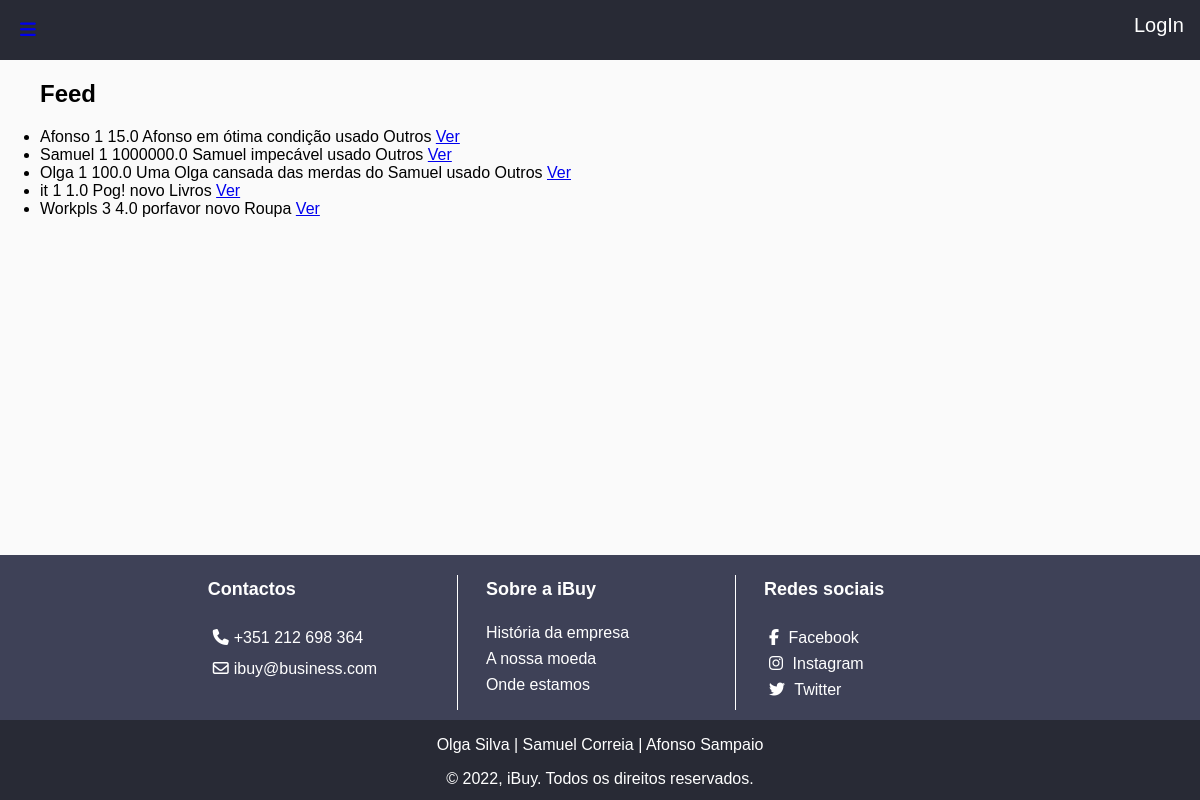
The app's page /ibuy/, older data.
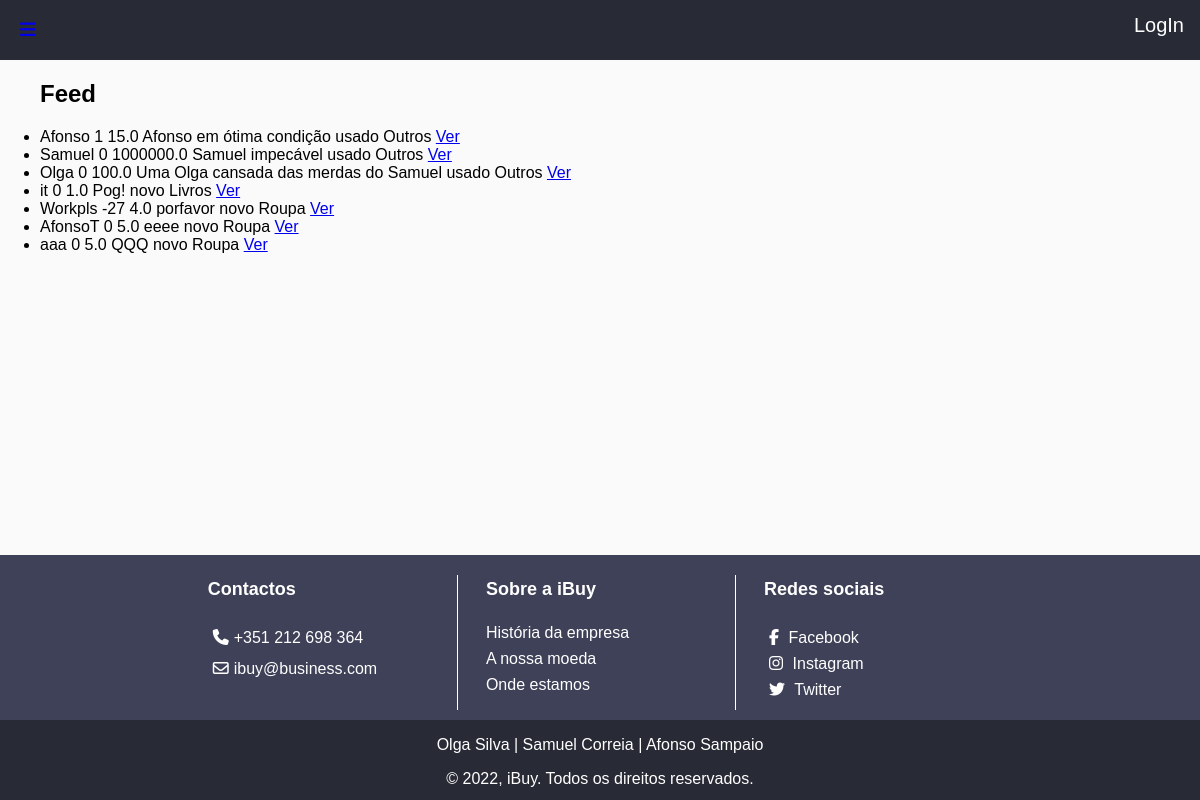
The same page, newer data.
### ibuy/models.py (models this page shows, shortened)
class Produto(models.Model):
    user = models.ForeignKey(User, on_delete=models.CASCADE, default="")
    likes = models.ManyToManyField(User, related_name='likes')
    nome = models.CharField(max_length=100)
    categoria = models.ForeignKey(Categoria, on_delete=models.CASCADE, default="", related_name="Categoria")
    quantidade = models.IntegerField(default=0)
    descricao = models.TextField()  # mudar
    preco = models.FloatField(default=0) # decimal field ??
    imagem = models.CharField(max_length=100, default='produto.svg')
    NOVO = 'novo'
    USADO = 'usado'
    OPCOES_CONDICAO = (
        (NOVO, 'Novo'),
        (USADO, 'Usado'),
    )
    condicao = models.CharField(choices=OPCOES_CONDICAO, default=NOVO, max_length=100)

class Categoria(models.Model):
    tipo = models.CharField(max_length=100, default="")

### ibuy/views.py (the view)
# urls.py: path('', views.index, name='index'),
def index(request):
    lista_produtos = Produto.objects.exclude(user_id=request.user.id)
    context = {'lista_produtos': lista_produtos}
    return render(request, 'ibuy/index.html', context)

### ibuy/templates/ibuy/index.html (shortened to what this page needs)
<!DOCTYPE html>
<html lang="en">
<head>
    {% load static %}
    <link rel="stylesheet" type="text/css" href="{% static 'ibuy/style.css' %}"/>
</head>
<body>
<section class="page-wrap">
    <header>
        <section class="open-sidebar-btn">
            <a href="#" id="menu-btn">
                    <i class="fa fa-bars" aria-hidden="true"></i>
            </a>
        </section>
        <section class="header-btns">
            {% if request.user.is_authenticated %}
                <a href="{% url 'ibuy:logoutview' %}">Log out</a>
            {% else %}
                <a href="{% url 'ibuy:loginuser' %}">LogIn</a>
            {% endif %}
        </section>
    </header>
    <section class="content-wrap">
        {% block content %}
        {% if lista_produtos %}
        <ul>
            <h2>Feed</h2>
            {% for produto in lista_produtos %}
            <li>
                {{ produto.nome }}
                {{ produto.quantidade }}
                {{ produto.preco }}
                {{ produto.descricao }}
                {{ produto.condicao }}
                {{ produto.categoria.tipo }}
                <a href="{% url 'ibuy:produto' produto.id %}">
                    Ver
                </a>
            </li>
            {% endfor %}
        </ul>
        {% else %}
        <p>Nao existem produtos.</p>
        {% endif %}
        {% endblock %}
    </section>
    <footer>
        <section class="upper-footer-wrap">
            <section class="upper-footer-wrap-content">
                <section class="upper-footer-wrap-left">
                    <section class="upper-footer-wrap-left-text">
                        <h4>Contactos</h4>
                        <p><i class="fa-solid fa-phone"></i>+351 212 698 364</p>
                        <p><i class="fa-regular fa-envelope"></i>ibuy@business.com</p>
                    </section>
                </section>
                <section class="upper-footer-wrap-mid">
                    <section class="upper-footer-wrap-mid-text">
                        <h4>Sobre a iBuy</h4>
                        <p><a href="" target="_blank">História da empresa</a></p>
                        <p><a href="" target="_blank">A nossa moeda</a></p>
                        <p><a href="" target="_blank">Onde estamos</a></p>
                    </section>
                </section>
                <section class="upper-footer-wrap-right">
                    <section class="upper-footer-wrap-right-text">
                        <h4>Redes sociais</h4>
                        <a href="https://m.facebook.com/samco2k?_rdr" target="_blank"><i
                                class="fa-brands fa-facebook-f"></i> Facebook</a><br>
                        <a href="https://www.instagram.com/opombosilva/" target="_blank"><i
                                class="fa-brands fa-instagram"></i> Instagram</a><br>
                        <a href="https://twitter.com/uhfonso" target="_blank"><i class="fa-brands fa-twitter"></i>
                            Twitter</a><br>
                    </section>
                </section>
            </section>
        </section>
        <section class="lower-footer-wrap">
            <p>Olga Silva | Samuel Correia | Afonso Sampaio</p>
            <p>&copy; 2022, iBuy. Todos os direitos reservados.</p>
        </section>
    </footer>
</section>
</body>
</html>

### ibuy/static/ibuy/style.css (style rules this page uses)
html, body { font-family: sans-serif; margin: 0; padding: 0; background-color: #fafafa; overflow-x: hidden; }
.page-wrap { position: relative; min-height: 100vh; overflow: hidden; }
.content-wrap { padding-bottom: 245px; }
footer .upper-footer-wrap, footer .lower-footer-wrap { width: 100%; position: absolute; color: white; }
footer h4 { font-weight: bold; font-size: 18px; }
.upper-footer-wrap { bottom: 80px; height: 160px; background-color: #3e4157; padding-bottom: 0.4%; }
.lower-footer-wrap { bottom: 0; height: 80px; background-color: #282A35; text-align: center; }
.upper-footer-wrap-content { width: 70%; padding-left: 15%; padding-right: 15%; height: 160px; margin: 0 auto; }
.upper-footer-wrap-content a:link { text-decoration: none; color: inherit; }
.upper-footer-wrap-left, .upper-footer-wrap-mid, .upper-footer-wrap-right { float:left; width: 33%; text-align: left; }
.upper-footer-wrap-left-text, .upper-footer-wrap-mid-text, .upper-footer-wrap-right-text { margin: 0 auto; padding-left: 10%; }
.upper-footer-wrap-mid-text p { margin: 0 0 8px; }
.upper-footer-wrap-left-text p { margin: 0 0 5px; }
.upper-footer-wrap i { padding: 5px; }
header { height: 60px; background-color: #282A35 !important; overflow: hidden; }
.open-sidebar-btn { float: left; margin: 20px; font-size: 18px; color: white !important; text-align: center; text-decoration: none; }
.header-btns a { float: right; display: block; color: white !important; text-align: center; padding: 14px 16px; text-decoration: none; font-size: 20px; }

Row changes from the older to the newer data that the page shows:
changed Produto "Samuel": quantidade "1" → "0"
changed Produto "Olga": quantidade "1" → "0"
changed Produto "it": quantidade "1" → "0"
changed Produto "Workpls": quantidade "3" → "-27"
added Produto: nome "AfonsoT", quantidade "0", preco "5.0", descricao "eeee", condicao "novo", categoria.tipo "Roupa"
added Produto: nome "aaa", quantidade "0", preco "5.0", descricao "QQQ", condicao "novo", categoria.tipo "Roupa"
